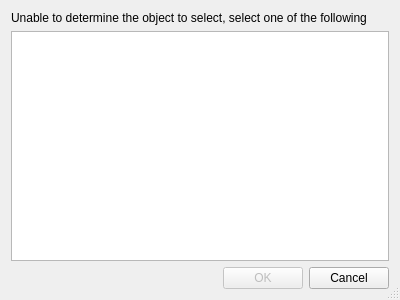
<?xml version="1.0" encoding="UTF-8"?>
<ui version="4.0">
 <class>CMultiplySelectionDialogClass</class>
 <widget class="QDialog" name="CMultiplySelectionDialogClass">
  <property name="geometry">
   <rect>
    <x>0</x>
    <y>0</y>
    <width>400</width>
    <height>300</height>
   </rect>
  </property>
  <property name="windowTitle">
   <string>Multiply selection</string>
  </property>
  <property name="sizeGripEnabled">
   <bool>true</bool>
  </property>
  <property name="modal">
   <bool>true</bool>
  </property>
  <layout class="QVBoxLayout" name="verticalLayout">
   <item>
    <widget class="QLabel" name="labelDesc">
     <property name="text">
      <string>Unable to determine the object to select, select one of the following</string>
     </property>
     <property name="wordWrap">
      <bool>true</bool>
     </property>
    </widget>
   </item>
   <item>
    <widget class="QListWidget" name="selItems">
     <property name="editTriggers">
      <set>QAbstractItemView::NoEditTriggers</set>
     </property>
    </widget>
   </item>
   <item>
    <layout class="QHBoxLayout" name="layoutDialog">
     <item>
      <spacer name="spacerButtons">
       <property name="orientation">
        <enum>Qt::Horizontal</enum>
       </property>
       <property name="sizeHint" stdset="0">
        <size>
         <width>40</width>
         <height>20</height>
        </size>
       </property>
      </spacer>
     </item>
     <item>
      <widget class="QPushButton" name="btnOK">
       <property name="enabled">
        <bool>false</bool>
       </property>
       <property name="text">
        <string>OK</string>
       </property>
      </widget>
     </item>
     <item>
      <widget class="QPushButton" name="btnCancel">
       <property name="text">
        <string>Cancel</string>
       </property>
      </widget>
     </item>
    </layout>
   </item>
  </layout>
 </widget>
 <layoutdefault spacing="6" margin="11"/>
 <resources/>
 <connections>
  <connection>
   <sender>selItems</sender>
   <signal>itemSelectionChanged()</signal>
   <receiver>CMultiplySelectionDialogClass</receiver>
   <slot>onSelChanged()</slot>
   <hints>
    <hint type="sourcelabel">
     <x>186</x>
     <y>230</y>
    </hint>
    <hint type="destinationlabel">
     <x>35</x>
     <y>265</y>
    </hint>
   </hints>
  </connection>
  <connection>
   <sender>btnOK</sender>
   <signal>clicked()</signal>
   <receiver>CMultiplySelectionDialogClass</receiver>
   <slot>onOK()</slot>
   <hints>
    <hint type="sourcelabel">
     <x>259</x>
     <y>278</y>
    </hint>
    <hint type="destinationlabel">
     <x>209</x>
     <y>267</y>
    </hint>
   </hints>
  </connection>
  <connection>
   <sender>btnCancel</sender>
   <signal>clicked()</signal>
   <receiver>CMultiplySelectionDialogClass</receiver>
   <slot>reject()</slot>
   <hints>
    <hint type="sourcelabel">
     <x>346</x>
     <y>278</y>
    </hint>
    <hint type="destinationlabel">
     <x>124</x>
     <y>278</y>
    </hint>
   </hints>
  </connection>
  <connection>
   <sender>selItems</sender>
   <signal>itemDoubleClicked(QListWidgetItem*)</signal>
   <receiver>CMultiplySelectionDialogClass</receiver>
   <slot>onItemDoubleClicked(QListWidgetItem*)</slot>
   <hints>
    <hint type="sourcelabel">
     <x>199</x>
     <y>143</y>
    </hint>
    <hint type="destinationlabel">
     <x>199</x>
     <y>149</y>
    </hint>
   </hints>
  </connection>
 </connections>
 <slots>
  <slot>onSelChanged()</slot>
  <slot>onOK()</slot>
  <slot>onCancel()</slot>
  <slot>onItemDoubleClicked(QListWidgetItem*)</slot>
 </slots>
</ui>
